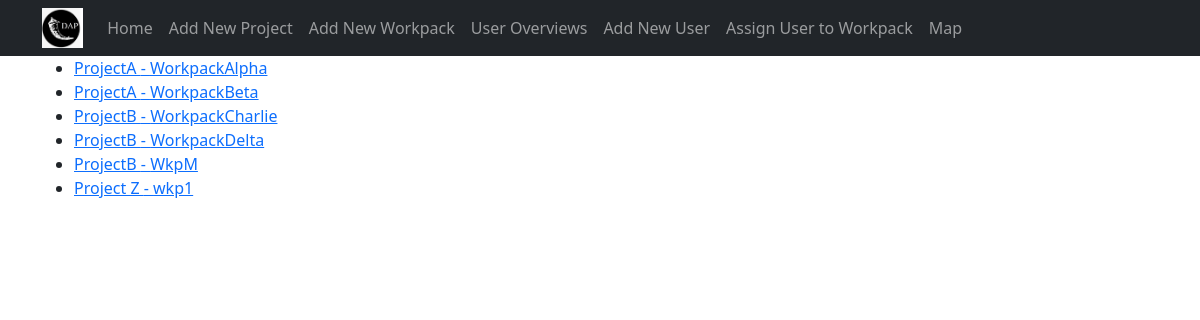
The app's page /, older data.
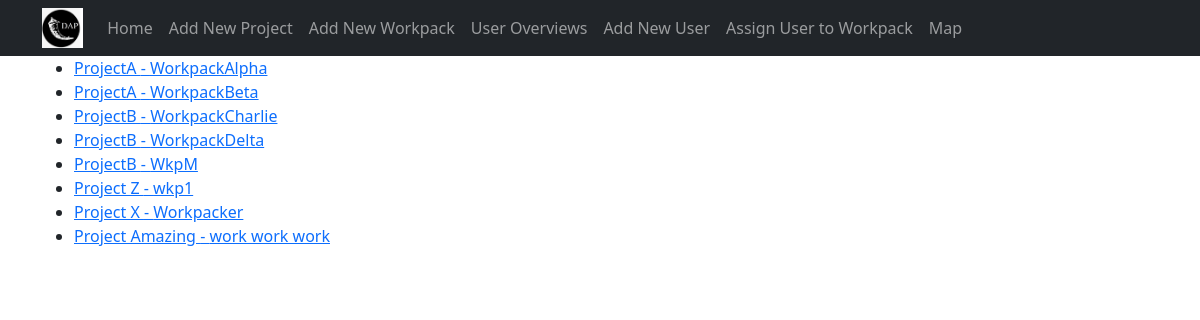
The same page, newer data.
### tables this page shows
CREATE TABLE dap_workpack (
	uid integer PRIMARY KEY AUTOINCREMENT,
	workpack_name text,
	project_id integer,
	workpack_extent text
);

CREATE TABLE dap_project (
	uid integer PRIMARY KEY AUTOINCREMENT,
	project_name text,
	project_db text
);

### app.py (the view)
@app.route("/")
def home():
    workpacks = get_workpacks()
    return render_template("home.html",
                           workpacks=workpacks)

### app.py (called while the page is built)
@app.teardown_appcontext
def close_connection(exception):
    db = getattr(g, "_database", None)
    if db is not None:
        db.close()

### model.py (called while the page is built)
def get_db():
    db = getattr(g, "_database", None)
    if db is None:
        db = g._database = sqlite3.connect("db/dap_admin.db")
    return db

def get_workpacks():
    conn = get_db()
    c = conn.cursor()
    workpacks_from_db = c.execute("""SELECT w.uid as wkp_id,
                    p.project_name, w.workpack_name, w.workpack_extent
                    FROM
                    dap_project AS p
                    INNER JOIN dap_workpack AS w ON p.uid = w.project_id
                    ORDER BY p.uid
    """)
    workpacks = []
    for row in workpacks_from_db:
        workpack = {
            "id": row[0],
            "project": row[1],
            "workpack": row[2],
            "extent": row[3]
        }
        workpacks.append(workpack)
    return workpacks

### templates/home.html (shortened to what this page needs)
{% extends 'base.html' %}
{% set active_page = 'home' %}
{% block content %}
  <div class="row">
    <div class="col-lg-9">
      <ul>
        {% if workpacks %}
        {% for workpack in workpacks %}
        <li>
          <a href="{{ url_for('workpack_view', index=workpack.id) }}">
            {{ workpack.project }} - {{ workpack.workpack }}
          </a>
        </li>
        {% endfor %}
      </ul>
        {% else %}
        <h1 class="offset-lg-3">No items to show.</h1>
        {% endif %}
    </div>
  </div>
{% endblock %}

Row changes from the older to the newer data that the page shows:
added dap_workpack: project "Project X", workpack "Workpacker"
added dap_workpack: project "Project Amazing", workpack "work work work"
